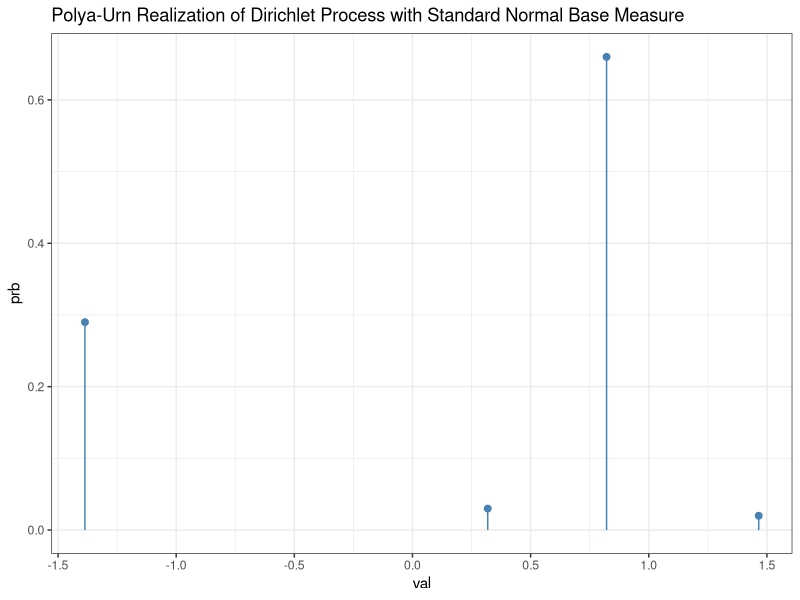

Recreate this plot in R.
## ---- chunk 1
library(ggplot2)
## ---- chunk 2
# predictive distribution of a DP
blackwell_macqueen_sampler <- function(N, alpha, g0 = function() rnorm(1)) {
  theta <- numeric(N)
  theta[1] <- g0()  # theta_1 = G0
  # then, construct iteratively
  for (n in 2:N) {
    p_new <- alpha / (alpha + n - 1)
    if (runif(1) < p_new) {
      # sample new value from G0
      theta[n] <- g0()
    } else {
      # sample uniformly from existing theta_1, ..., theta_{n-1}
      theta[n] <- sample(theta[1:(n - 1)], size = 1)
    }
  }

  return(theta)
}
samples <- blackwell_macqueen_sampler(N = 100, alpha = 0.3)
freqs <- (table(samples) / length(samples))
theta_n <- data.frame(val = as.numeric(rownames(freqs)),
                      prb = as.numeric(freqs))
# theta_n # realization of RV \Theta_n
ggplot(theta_n, aes(x = val, y = prb)) +
  geom_segment(aes(x = val, xend = val, y = 0, yend = prb), color = "steelblue") +
  geom_point(size = 2, color = "steelblue") +
  theme_bw() +
  ggtitle("Polya-Urn Realization of Dirichlet Process with Standard Normal Base Measure")
